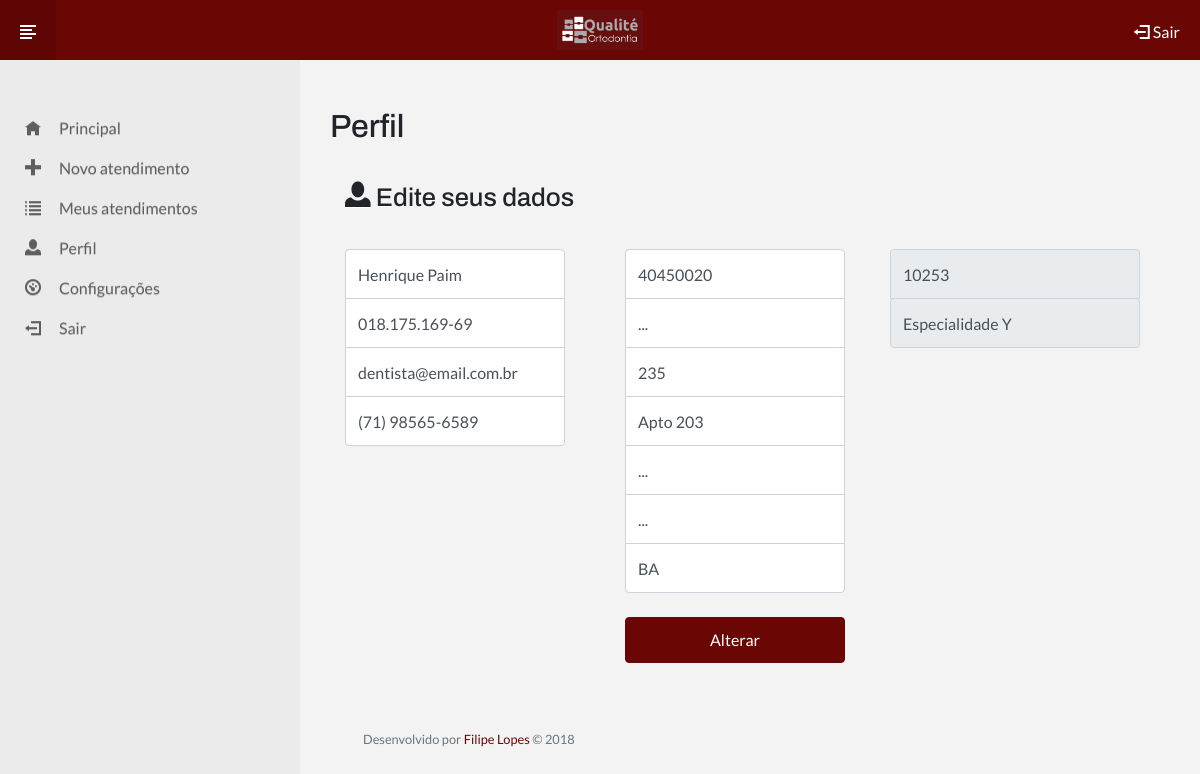
Screenshot of /perfil.php (signed in) with the database file from the repository.
### tables this page shows
CREATE TABLE `perfis` (
  `id` int(11) NOT NULL,
  `usuario` int(11) NOT NULL,
  `nome` varchar(100) NOT NULL,
  `funcao` varchar(20) NOT NULL,
  `cpf` varchar(20) NOT NULL,
  `email` varchar(50) NOT NULL,
  `celular` varchar(50) NOT NULL,
  `cep` varchar(50) NOT NULL,
  `rua` varchar(50) NOT NULL,
  `numero` varchar(50) NOT NULL,
  `complemento` varchar(50) DEFAULT NULL,
  `bairro` varchar(50) NOT NULL,
  `cidade` varchar(50) NOT NULL,
  `estado` varchar(50) NOT NULL,
  `cro` varchar(50) DEFAULT NULL,
  `especialidade` varchar(50) DEFAULT NULL
);

### parts/structure/nav.php (called while the page is built, shortened)
<?php if(permissao("novo-atendimento")){ ?>
<li class="link" data-link="novo-atendimento"><span class="oi oi-plus"></span><span class="navitem ml-2">Novo atendimento</span></li>
<?php } ?>

### functions.php (called while the page is built, shortened)
<?php
require('models/perfil.php');
require_once('config-db.php');
function permissao($item) {
    global $mydb;
    $pesquisausuario = $mydb->query("SELECT * FROM  usuarios WHERE id = ".$_SESSION["id_usuario"]);
    if($pesquisausuario->num_rows > 0){
        while ($row = $pesquisausuario->fetch_assoc()) {
            $permissoes = json_decode($row["permissoes"]);
        }
    }
    $permissao = isset($permissoes->$item) ? $permissoes->$item : false;
    return $permissao;
}
function get_object_perfil($id) {
    global $mydb;
    if($id != NULL){
        $pesquisainfo = $mydb->query("SELECT * FROM perfis WHERE usuario = ".$id);
        if($pesquisainfo->num_rows > 0){
            while ($row = $pesquisainfo->fetch_assoc()) {
                return new Perfil(
                    $row["id"],
                    $row["usuario"],
                    $row["nome"],
                    $row["funcao"],
                    $row["cpf"],
                    $row["email"],
                    $row["celular"],
                    $row["cep"],
                    $row["rua"],
                    $row["numero"],
                    $row["complemento"],
                    $row["bairro"],
                    $row["cidade"],
                    $row["estado"],
                    $row["cro"],
                    $row["especialidade"]
                );
            }
        }else{
            return null;
        }
    }else{
        return null;
    }
}
?>

### models/perfil.php (called while the page is built, shortened)
<?php
class Perfil {
    public function __construct(
        $id,
        $usuario,
        $nome,
        $funcao,
        $cpf,
        $email,
        $celular,
        $cep,
        $rua,
        $numero,
        $complemento,
        $bairro,
        $cidade,
        $estado,
        $cro,
        $especialidade
    ){
        $this->id = $id;
        $this->nome = $nome;
        $this->funcao = $funcao;
        $this->cpf = $cpf;
        $this->email = $email;
        $this->celular = $celular;
        $this->cep = $cep;
        $this->rua = $rua;
        $this->numero = $numero;
        $this->complemento = $complemento;
        $this->bairro = $bairro;
        $this->cidade = $cidade;
        $this->estado = $estado;
        $this->cro = $cro;
        $this->especialidade = $especialidade;
    }
}
?>

### perfil.php (the view, shortened to what this page needs)
<?php
require ("functions.php");
include "parts/structure/head.php";
?>
<body>
    <?php
    include "parts/structure/header.php";
    include "parts/structure/nav.php";
    $idusuario = $_SESSION["id_usuario"];
    $perfil = get_object_perfil($idusuario);
    ?>
<div class="page">
    <div class="container-fluid">
        <div class="row">
            <?php
            include "parts/structure/aside.php";
            ?>
            <div class="col-sm-10 col-md-9 pt-5">
                <div class="container">
                <h1 class="pageTitle">Perfil</h1>
                <section>
                    <header class="row">
                        <h2 class="col-12 pageSubtitle"><span class="oi oi-person"></span> Edite seus dados</h2>
                    </header>
                    <section id="form-perfil" class="row">
                        <fieldset class="col-md-6 col-lg-4 mb-5">
                        <div class="container">
                            <input type="text" id="nome" name="nome" class="form-control top" placeholder="Nome" data-id="<?=$perfil->id?>" data-col="nome" value="<?=$perfil->nome?>"/>
                            <input type="text" id="cpf" name="cpf" class="cpf form-control middle" placeholder="CPF" data-id="<?=$perfil->id?>" data-col="cpf" value="<?=$perfil->cpf?>" />
                            <input type="email" id="email" name="email" class="form-control middle" placeholder="Email" data-id="<?=$perfil->id?>" data-col="email" value="<?=$perfil->email?>" />
                            <input type="text" id="celular" name="celular" class="celular form-control bottom mb-4" placeholder="Celular" data-id="<?=$perfil->id?>" data-col="celular" value="<?=$perfil->celular?>"/>
                        </div>
                        </fieldset>
                        <fieldset class="col-md-6 col-lg-4">
                        <div class="container">
                            <input type="text" id="cep" name="cep" class="form-control top" placeholder="CEP" data-id="<?=$perfil->id?>" data-col="cep" value="<?=$perfil->cep?>" />
                            <input type="text" id="auto_rua" name="rua" class="form-control middle" placeholder="Rua" data-id="<?=$perfil->id?>" data-col="rua" value="<?=$perfil->rua?>" />
                            <input type="number" id="numero" name="numero" class="form-control middle" placeholder="Número" data-id="<?=$perfil->id?>" data-col="numero" value="<?=$perfil->numero?>" />
                            <input type="text" id="complemento" name="complemento" class="form-control middle" placeholder="Complemento" data-id="<?=$perfil->id?>" data-col="complemento" value="<?=$perfil->complemento?>"/>
                            <input type="text" id="auto_bairro" name="bairro" class="form-control middle" placeholder="Bairro" data-id="<?=$perfil->id?>" data-col="bairro" value="<?=$perfil->bairro?>" />
                            <input type="text" id="auto_cidade" name="cidade" class="form-control middle" placeholder="Cidade" data-id="<?=$perfil->id?>" data-col="cidade" value="<?=$perfil->cidade?>" />
                            <input type="text" id="auto_estado" name="estado" class="form-control bottom mb-4" placeholder="Estado" data-id="<?=$perfil->id?>" data-col="estado" value="<?=$perfil->estado?>" />
                            <button type="button" class="btn btn-block btn-primary mt-3">Alterar</button>
                        </div>
                        </fieldset>
                        <?php
                        if($perfil->funcao == "dentista"){
                        ?>
                        <fieldset class="col-md-6 col-lg-4 mb-5">
                            <input type="number" id="cro" name="cro" class="form-control top" placeholder="CRO" data-id="<?=$perfil->id?>" data-col="cro" value="<?=$perfil->cro?>" disabled/>
                            <input type="text" id="especialidade" name="especialidade" class="form-control mb-4" class="bottom" placeholder="Especialidade" data-id="<?=$perfil->id?>" data-col="especialidade" value="<?=$perfil->especialidade?>" disabled/>
                        </fieldset>
                        <?php
                        }
                        ?>
                    </section>
                </section>
        </div>
        <?php
        include "parts/structure/footer.php";
        ?>
                </div>
            </div>
        </div>
    </div>
</body>

### rows the page displays
perfis: nome "Henrique Paim", cpf "018.175.169-69", email "dentista@email.com.br", celular "(71) 98565-6589", cep "40450020", rua "...", numero "235", complemento "Apto 203", bairro "...", cidade "...", estado "BA", cro "10253", especialidade "Especialidade Y"
